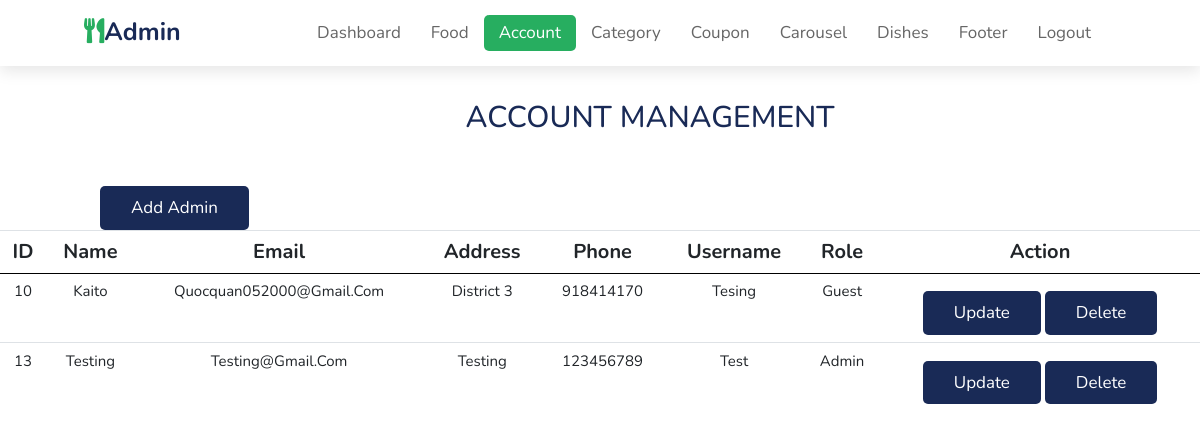
Screenshot of /admin/account.php (signed in) with the database file from the repository.
### tables this page shows
CREATE TABLE `user` (
  `User_ID` int(10) UNSIGNED NOT NULL,
  `Fullname` varchar(255) NOT NULL,
  `Email` varchar(255) NOT NULL,
  `Address` varchar(255) NOT NULL,
  `Phonenumber` int(10) NOT NULL,
  `Username` varchar(20) NOT NULL,
  `Password` varchar(20) NOT NULL,
  `Role` varchar(8) NOT NULL
);

### admin/config/constant.php (called while the page is built, shortened)
<?php
    $url = "http://localhost/Do_an/";
?>

### admin/account.php (the view, shortened to what this page needs)
<?php
include("./config/constant.php");
?>
<html lang="en">
<head>
    <link rel="stylesheet" href="https://cdnjs.cloudflare.com/ajax/libs/font-awesome/5.15.3/css/all.min.css">
    <link rel="stylesheet" href="https://cdn.jsdelivr.net/npm/bootstrap@4.6.0/dist/css/bootstrap.min.css">
    <link rel="stylesheet" href="../css/style.css">
    <link rel="stylesheet" href="./css/admin.css">
    <link rel="stylesheet" href="./css/add__modal.css">
</head>
<body>
    <header>
        <a href="#" class="logo"><i class="fas fa-utensils"></i>Admin</a>
        <nav class="navbar">
            <a href="index.php">dashboard</a>
            <a href="food.php">food</a>
            <a href="account.php" class="active">account</a>
            <a href="category.php">category</a>
            <a href="coupon.php">coupon</a>
            <a href="carousel.php">carousel</a>
            <a href="dishes.php">dishes</a>
            <a href="footer.php">footer</a>
            <a href="./function/logout.php">logout</a>
        </nav>
    </header>
    <div class="header">
        <h1 class="heading"> Account Management </h1>
    </div>
    <div class="icon add">
        <a id="addAccount" href="#" class="btn">Add Admin</a>
    </div>
    <div class="table" id="tableUser">
        <table class="tb-1">
            <tr>
                <th>ID</th>
                <th>Name</th>
                <th>Email</th>
                <th>Address</th>
                <th>Phone</th>
                <th>Username</th>
                <th>Role</th>
                <th>Action</th>
            </tr>
            <?php
                $sql = "SELECT * FROM user";
                $res = mysqli_query($conn, $sql);
            if ($res == TRUE ) {
                $count = mysqli_num_rows($res);
                if ($count > 0) {
                    while($rows = mysqli_fetch_assoc($res)) {
                        $id = $rows['User_ID'];
                        $fullname = $rows['Fullname'];
                        $email = $rows['Email'];
                        $address = $rows['Address'];
                        $phonenumber = $rows['Phonenumber'];
                        $username = $rows['Username'];
                        $role = $rows['Role'];
                        ?>
                        <tr>
                            <td><?php echo $id; ?></td>
                            <td><?php echo $fullname; ?></td>
                            <td><?php echo $email; ?></td>
                            <td><?php echo $address; ?></td>
                            <td><?php echo $phonenumber; ?></td>
                            <td><?php echo $username; ?></td>
                            <td><?php echo $role; ?></td>
                            <td>
                                <button type="button" class="btn editBtn">Update</button>
                                <a href="<?php echo $url; ?>admin/function/add-delete-admin/delete-admin.php?id=<?php echo $id ?>" class="btn">Delete</a>
                            </td>
                        </tr>
                        <?php
                    }
                }
            }
            ?>
        </table>
    </div>
</body>
</html>

### css/style.css (style rules this page uses)
:root { --green: #27ae60; --black: #192a56; --light-color: #666; --box-shadow: 0 0.5rem 1.5rem rgba(0, 0, 0, 0.1); }
* { font-family: "Nunito", sans-serif; margin: 0; padding: 0; box-sizing: border-box; text-decoration: none; text-transform: capitalize; outline: none; border: none; transition: all 0.2s linear; }
html { font-size: 62.5%; overflow-x: hidden; scroll-padding-top: 5.5rem; scroll-behavior: smooth; }
.heading { text-align: center; color: var(--black); font-size: 3rem; padding-bottom: 2rem; text-transform: uppercase; }
.btn { margin-top: 1rem; display: inline-block; font-size: 1.7rem; color: #fff; background: var(--black); border-radius: 0.5rem; cursor: pointer; padding: 0.8rem 3rem; }
header { position: fixed; top: 0; left: 0; right: 0; background: #fff; padding: 1rem 7%; display: flex; align-items: center; justify-content: space-between; z-index: 1000; box-shadow: var(--box-shadow); }
header .logo { color: var(--black); font-size: 2.5rem; font-weight: bolder; }
header .logo i { color: var(--green); }
header .navbar a { font-size: 1.7rem; border-radius: 0.5rem; padding: 0.5rem 1.5rem; color: var(--light-color); }
header .navbar a.active, header .navbar a:hover { color: #fff; background: var(--green); text-decoration: none; }

### admin/css/admin.css (style rules this page uses)
.header { margin: 10rem 0 0 10rem; }
.add { margin: 2rem 0 0 10rem; }
.tb-1 { width: 100%; }
table tr th { border-bottom: 1px solid black; padding: 2rem 2rem 2rem 0; text-align: center; font-size: 20px; }
table tr td { padding: 2rem 2rem 2rem 0; font-size: 15px; text-align: center; }

### rows the page displays
user: User_ID "10", Fullname "Kaito", Email "Quocquan052000@gmail.com", Address "District 3", Phonenumber "918414170", Username "Tesing", Role "Guest"
user: User_ID "13", Fullname "Testing", Email "Testing@gmail.com", Address "Testing", Phonenumber "123456789", Username "Test", Role "Admin"
